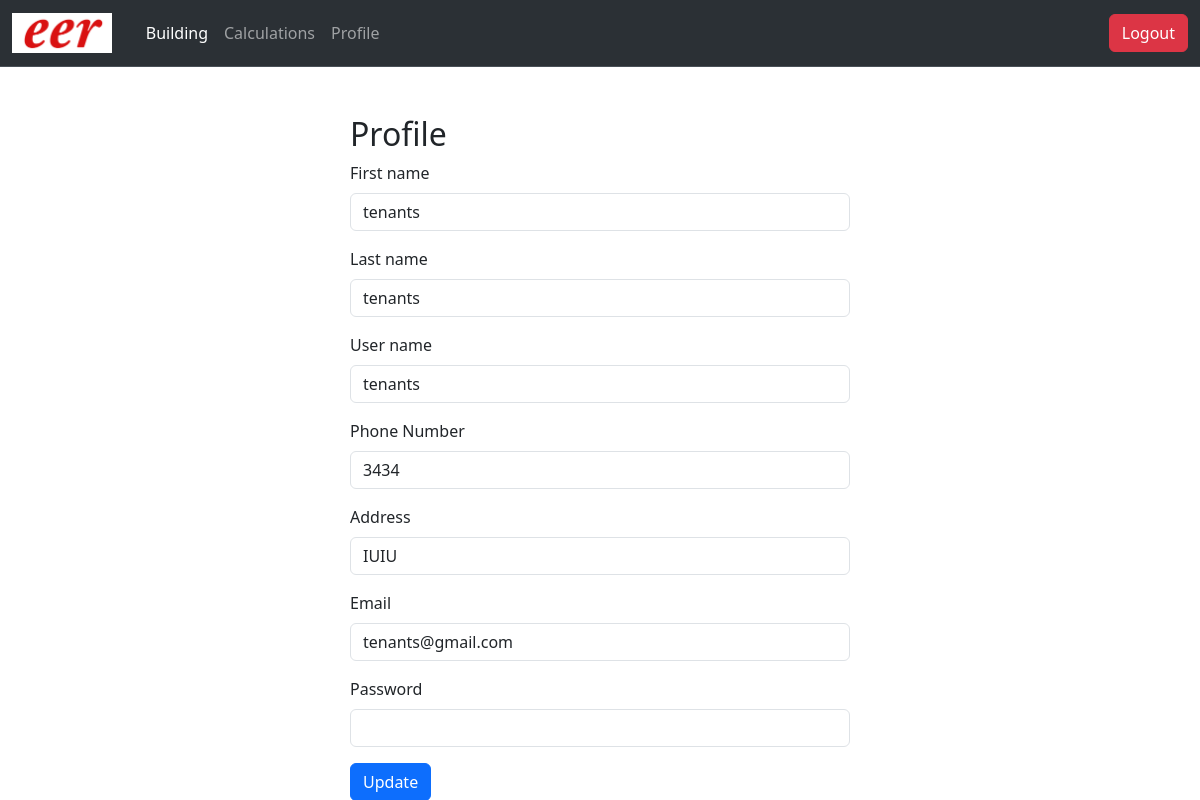
/tenants/profile.php (signed in), run on the app's committed database.
### tables this page shows
CREATE TABLE `users` (
  `id` int(11) NOT NULL,
  `fname` text DEFAULT NULL,
  `lname` text DEFAULT NULL,
  `username` text DEFAULT NULL,
  `email` text DEFAULT NULL,
  `password` text DEFAULT NULL,
  `phone` int(11) DEFAULT NULL,
  `UserAddress` varchar(5000) DEFAULT NULL,
  `role_id` int(11) DEFAULT NULL,
  `created_at` datetime DEFAULT NULL
);

### tenants/profile.php (the view, shortened to what this page needs)
<?php
include "../php/db.php";
$user_id = $_SESSION['user_id'];
$logged_data = mysqli_query($conn, "SELECT * FROM `users` WHERE `id`=$user_id");
$data = mysqli_fetch_assoc($logged_data);
?>
<!doctype html>
<html lang="en">
  <head>
    <link href="https://cdn.jsdelivr.net/npm/bootstrap@5.3.3/dist/css/bootstrap.min.css" rel="stylesheet">
    <link rel="stylesheet" href="https://cdn.datatables.net/2.0.2/css/dataTables.dataTables.min.css">
</head>
<body>
    <?php include("header.php"); ?>
   <div style="max-width: 500px" class=" mx-auto mt-5">
    <div class="d-flex justify-content-between">
<div><h2>Profile</h2></div>
    </div>
    <form method="post">
  <div class="mb-3">
    <label for="fname" class="form-label">First name</label>
    <input type="text" name="fname" class="form-control" id="fname" value="<?=$data['fname']?>" required>
  </div>
  <div class="mb-3">
    <label for="lname" class="form-label">Last name</label>
    <input type="text" name="lname" class="form-control" id="lname" value="<?=$data['lname']?>" required>
  </div>
  <div class="mb-3">
    <label for="username" class="form-label">User name</label>
    <input type="text" name="username" class="form-control" id="username" value="<?=$data['username']?>" required>
  </div>
  <div class="mb-3">
    <label for="phone" class="form-label">Phone Number</label>
    <input type="text" name="phone" class="form-control" id="phone" value="<?=$data['phone']?>" required>
  </div>
  <div class="mb-3">
    <label for="address" class="form-label">Address</label>
    <input type="text" name="UserAddress" class="form-control" id="UserAddress" value="<?=$data['UserAddress']?>" required>
  </div>
  <div class="mb-3">
    <label for="email" class="form-label">Email</label>
    <input type="text" name="email" class="form-control" id="email" value="<?=$data['email']?>" required>
  </div>
  <div class="mb-3">
    <label for="password" class="form-label">Password</label>
    <input type="password" name="password" class="form-control" id="password">
  </div>
  <button type="submit" name="update_profile" class="btn btn-primary">Update</button>
</form>
   </div>
   <?php include("footer.php"); ?>

### data on the page
users: fname "tenants", lname "tenants", username "tenants", phone "3434", UserAddress "IUIU", email "tenants@gmail.com"
